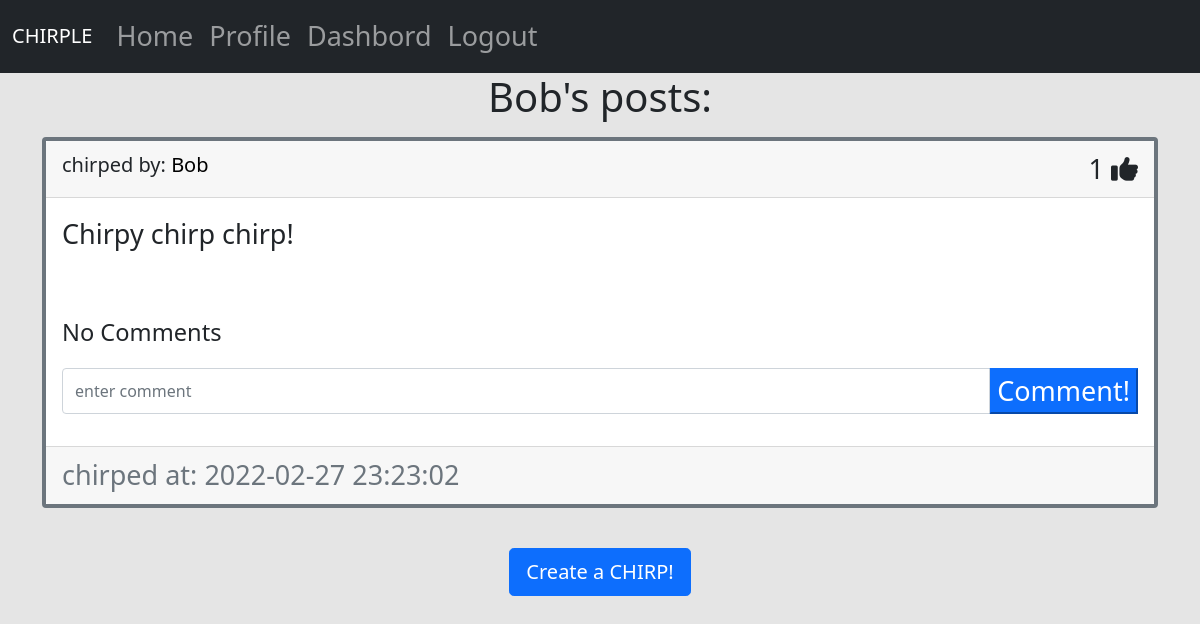
Page /chirps/Bob (signed in) on the committed database.
### website/models.py (models this page shows)
class User(db.Model, UserMixin):
    id = db.Column(db.Integer, primary_key=True)
    email = db.Column(db.String(150), unique=True)
    username = db.Column(db.String(150), unique=True)
    password = db.Column(db.String(150))
    date_created = db.Column(db.DateTime(timezone=True), default=func.now())
    isAdmin = db.Column(db.Boolean, default=False)
    chirps = db.relationship("Chirps", backref="user", passive_deletes=True)
    comment = db.relationship("Comment", backref="user", passive_deletes=True)
    like = db.relationship("Like", backref="user", passive_deletes=True)

class Chirps(db.Model):
    id = db.Column(db.Integer, primary_key=True)
    text = db.Column(db.Text, nullable=False)
    date_created = db.Column(db.DateTime(timezone=True), default=func.now())
    author = db.Column(db.Integer, db.ForeignKey(
        'user.id', ondelete="CASCADE"), nullable=False)
    comment = db.relationship(
        "Comment", backref="chirps", cascade="all,delete-orphan")
    like = db.relationship(
        "Like", backref="chirps", cascade="all,delete-orphan")

### website/views.py (the view)
@views.route('/chirps/<username>')
@login_required
def profiles(username):
    user = User.query.filter_by(username=username).first()
    if not user:
        flash("no user found", category="error")
        return redirect(url_for("views.home"))
    posts = user.chirps
    return render_template('chirps.html', user=current_user, chirps=posts, username=username)

### website/__init__.py (called while the page is built)
def create_app():
    app = Flask(__name__)
    app.config['SECRET_KEY'] = "notsosecretkey"
    app.config['SQLALCHEMY_DATABASE_URI'] = f'sqlite:///{DB_NAME}'
    db.init_app(app)
    from .views import views
    from .auth import authenticate
    app.register_blueprint(views, url_prefix="/")
    app.register_blueprint(authenticate, url_prefix="/")
    from .models import User
    create_database(app)
    login_manager = LoginManager()
    login_manager.login_view = "authenticate.login"
    login_manager.init_app(app)
    @login_manager.user_loader
    def load_user(_id):
        return User.query.get(int(_id))
    return app

### website/templates/chirps.html (shortened to what this page needs)
{%extends "base.html"%} {%block title%}{{username}}'s chirps {%endblock%}
{%block content%}
{%if current_user.username == username%}
  <div class="container mt-3">
    <div class="row">
    <div class="col-3">
      <aside class="profileInfo">
          <h3 align="center">update profile</h3>
          <form class="formclass" method="POST"
          action="/updateUser/{{username}}">
          <div class="form-group">
            <label for="username">Username</label>
            <input
              type="text"
              id="username"
              name="username"
              class="form-control"
              placeholder="new username"
            />
            <label for="password1">Password</label>
            <input
              type="password"
              id="password1"
              name="password1"
              class="form-control"
              placeholder="new password"
            />
            <label for="password2"> Confirm Password</label>
            <input
              type="password"
              id="password2"
              name="password2"
              class="form-control"
              placeholder="confrim new password"
            />
            <br />
            <div align="center">
              <button class="btn btn-primary" type="submit">Update</button>
            </div>
          </div>
        </form>
      </div>
      </aside>
    <div class="col-9">
        <h1 align="center">My Profile</h1>
        <div id="chirps">
        {%for chirps in chirps%}
        <div class="card ">
        <div class="card-header d-flex justify-content-between align-items-center">
          <h5>
            chirped by:
            <span
              ><a href="/chirps/{{chirps.user.username}}" class="chirpname">
                {{chirps.user.username}}</a
              ></span
            >
          </h5>
          <div>
            <span id="likes-count-{{chirps.id}}">{{chirps.like|length}}</span>
            {%if user.id in  chirps.like|map(attribute="author")|list%}
            <i
              class="fas fa-thumbs-up"
              id="like-button-{{chirps.id}}"
              onclick="like({{chirps.id}})"
            ></i>
            {%else%}
            <i
            class="far fa-thumbs-up"
            id="like-button-{{chirps.id}}"
            onclick="like({{chirps.id}})"
          ></i>
            {%endif%}
            {%if chirps.author == user.id%}
          <div class="btn-group">
            <button
              type="button"
              class="btn btn-sm btn-danger dropdown-toggle"
              data-bs-toggle="dropdown"
            ></button>
            <ul class="dropdown-menu">
              <li>
                <a href="/deletechirp/{{chirps.id}}" class="dropdown-item"
                  >Delete</a
                >
              </li>
            </ul>
          </div>
          {%endif%}
        </div>
        </div>
        <div class="card-body">
          <div class="card-text">
            <p class="chirptext">{{chirps.text}}</p>
          </div>
          <br />
          <div class="collapse" id="comments-{{chirps.id}}">
            <div class="card">
              <div class="card-body" id="comments-expanded-{{chirps.id}}">
                Comments:
                {%for comment in chirps.comment%}
                <div class="d-flex justify-content-between align-items-center">
                  <div class="commentbody">
                    Chirped by
                    <a href="/chirps/{{comment.user.username}}" class="chirpname">
                      {{comment.user.username}}:
                    </a>
                    {{comment.text}}
                    </div>
                    <div class="comment-date">
                      <small class="text-muted">{{comment.date_created}}</small>
                      {%if chirps.author == user.id or user.id == comment.author%}
                      <div class="btn-group">
                        <button
                          type="button"
                          class="btn btn-sm btn-danger dropdown-toggle"
                          data-bs-toggle="dropdown"
                        ></button>
                        <ul class="dropdown-menu">
                          <li>
                            <a
                              href="/deletecomment/{{comment.id}}"
                              class="dropdown-item"
                              >Delete</a
                            >
                          </li>
                        </ul>
                      </div>
                      {%endif%}
                    </div>
                  </div>
                  {%endfor%}
                </div>
              </div>
            </div>
            <p class="card-text">
              {%if chirps.comment|length > 0%}
              <a
                href="#comments-{{chirps.id}}"
                data-bs-toggle="collapse"
                role="button"
              >
                <small class="chirpname">View {{chirps.comment|length}} Comments</small>
              </a>
              {%else%}
              <small text-muted> No Comments</small>
              {%endif%}
            </p>
            <form
              method="POST"
              class="input-group mt-3 mb-3"
              action="/createcomment/{{chirps.id}}"
            >
              <input
                type="text"
                id="text"
                name="text"
                class="form-control"
                placeholder="enter comment"
              />
              <button type="submit" class="btn-primary">Comment!</button>
            </form>
          </div>
          <div class="card-footer text-muted">
            chirped at: {{chirps.date_created}}
          </div>
        </div>
        <br />
        {%endfor%}
        </div>
        {%block footer%}
        <div align="center">
        <a href="/createchirp"
          ><button type="button" class="btn btn-primary btn-lg">
            Create a CHIRP!
          </button></a
        >
        </div>
        <br>
        <div align="center">
        <a href="/home"
          ><button type="button" class="btn btn-primary btn-lg">home</button></a
        >
        </div>
        {%endblock%}
      </div>
    </div>
  </div>
    </div>
  </div>
  {%else%}
  <h1 align="center">{{username}}'s posts:</h1>
  <div id="chirps">
  {%for chirps in chirps%}
  <div class="card border-secondary mt-3">
    <div class="card-header d-flex justify-content-between align-items-center">
      <h5>
        chirped by:
        <span
          ><a href="/chirps/{{chirps.user.username}}" class="chirpname">
            {{chirps.user.username}}</a
          ></span
        >
      </h5>
      <div>
        <span id="likes-count-{{chirps.id}}">{{chirps.like|length}}</span>
        {%if user.id in  chirps.like|map(attribute="author")|list%}
        <i
          class="fas fa-thumbs-up"
          id="like-button-{{chirps.id}}"
          onclick="like({{chirps.id}})"
        ></i>
        {%else%}
        <i
        class="far fa-thumbs-up"
        id="like-button-{{chirps.id}}"
        onclick="like({{chirps.id}})"
      ></i>
        {%endif%}
    </div>
  </div>
    <div class="card-body">
      <div class="card-text">
        <p class="chirptext">{{chirps.text}}</p>
      </div>
      <br />
        <p class="card-text">
          {%if chirps.comment|length > 0%}
          <a
            href="#comments-{{chirps.id}}"
            data-bs-toggle="collapse"
            role="button"
          >
            <small>View {{chirps.comment|length}} Comments</small>
          </a>
          {%else%}
          <small text-muted> No Comments</small>
          {%endif%}
        </p>
        <form
          method="POST"
          class="input-group mt-3 mb-3"
          action="/createcomment/{{chirps.id}}"
        >
          <input
            type="text"
            id="text"
            name="text"
            class="form-control"
            placeholder="enter comment"
          />
          <button type="submit" class="btn-primary">Comment!</button>
        </form>
      </div>
      <div class="card-footer text-muted">
        chirped at: {{chirps.date_created}}
      </div>
    </div>
    <br />
    {%endfor%}
  </div>
  <div align="center">
    <a href="/createchirp"
      ><button type="button" class="btn btn-primary btn-lg">
        Create a CHIRP!
      </button></a
    >
  </div>
  </div>
{%endif%}
  {%endblock%}

### website/static/style.css (style rules this page uses)
body { background-color: #e5e5e5; font-size: 27px; }
.card { border: 4px solid black; }
.chirpname { color: black; text-decoration: none; }

### rows in the picture
User: username "Bob"
Chirps: user.username "Bob", like|length "1", text "Chirpy chirp chirp!", date_created "2022-02-27 23:23:02"
